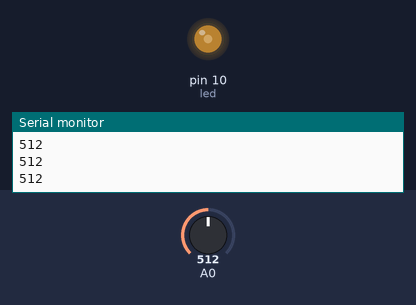
This sketch was run on a simulated Arduino Uno, built with avr-gcc and run on an emulated ATmega328P. Parts: output pins drawn as LEDs (lit = HIGH), the last lines printed to the serial monitor. The test bench sets the inputs (shaded band); at power-on: A0 = 512.

Above: at 1.2 s.
1.3 s: A0 set to 716
At 2.5 s:
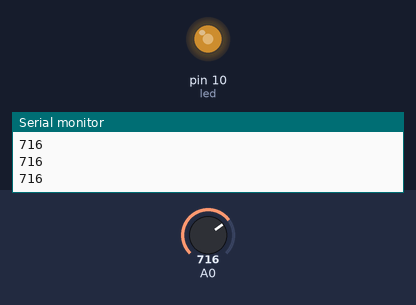
2.8 s: A0 set to 1023
At 3.8 s:
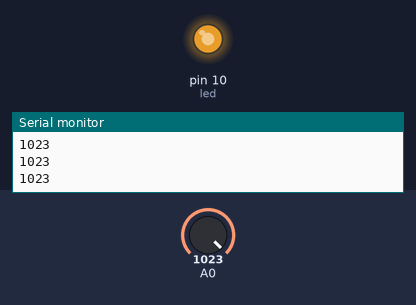
4.3 s: A0 set to 306
At 4.8 s:
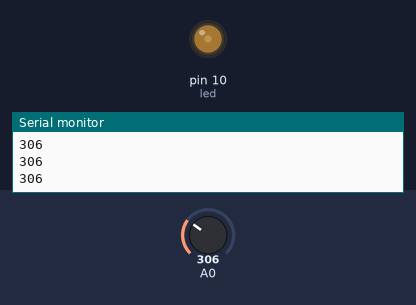
5.8 s: A0 set to 0
At 7.0 s:
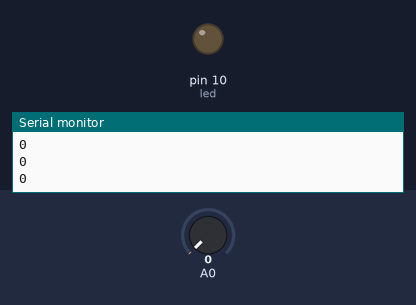
7.3 s: A0 set to 511
At 8.3 s:
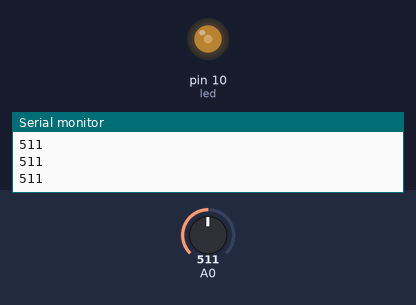
Timing chart, 0 to 9.8 s (numbered marks = the images above; inputs shaded):
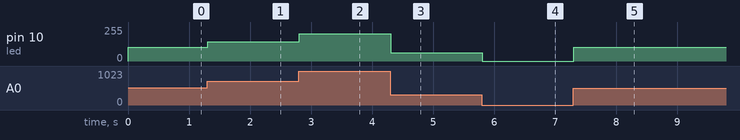

Measured:
- after the input at 1.3 s, pin 10 (led): 102/255 → 143/255 at once
- after the input at 2.8 s, pin 10 (led): 143/255 → 204/255 at once
- after the input at 4.3 s, pin 10 (led): 204/255 → 61/255 at once
- after the input at 5.8 s, pin 10 (led): 61/255 → 0/255 at once
- after the input at 7.3 s, pin 10 (led): 0/255 → 102/255 at once

The sketch:

analogRead.ino
```cpp
#define led 10
void setup() {
  // put your setup code here, to run once:
  Serial.begin(9600);
}

void loop() {

  int value=analogRead(A0);
  Serial.println(value);
  int newValue=value/5;
  analogWrite(led,newValue);
}
```
